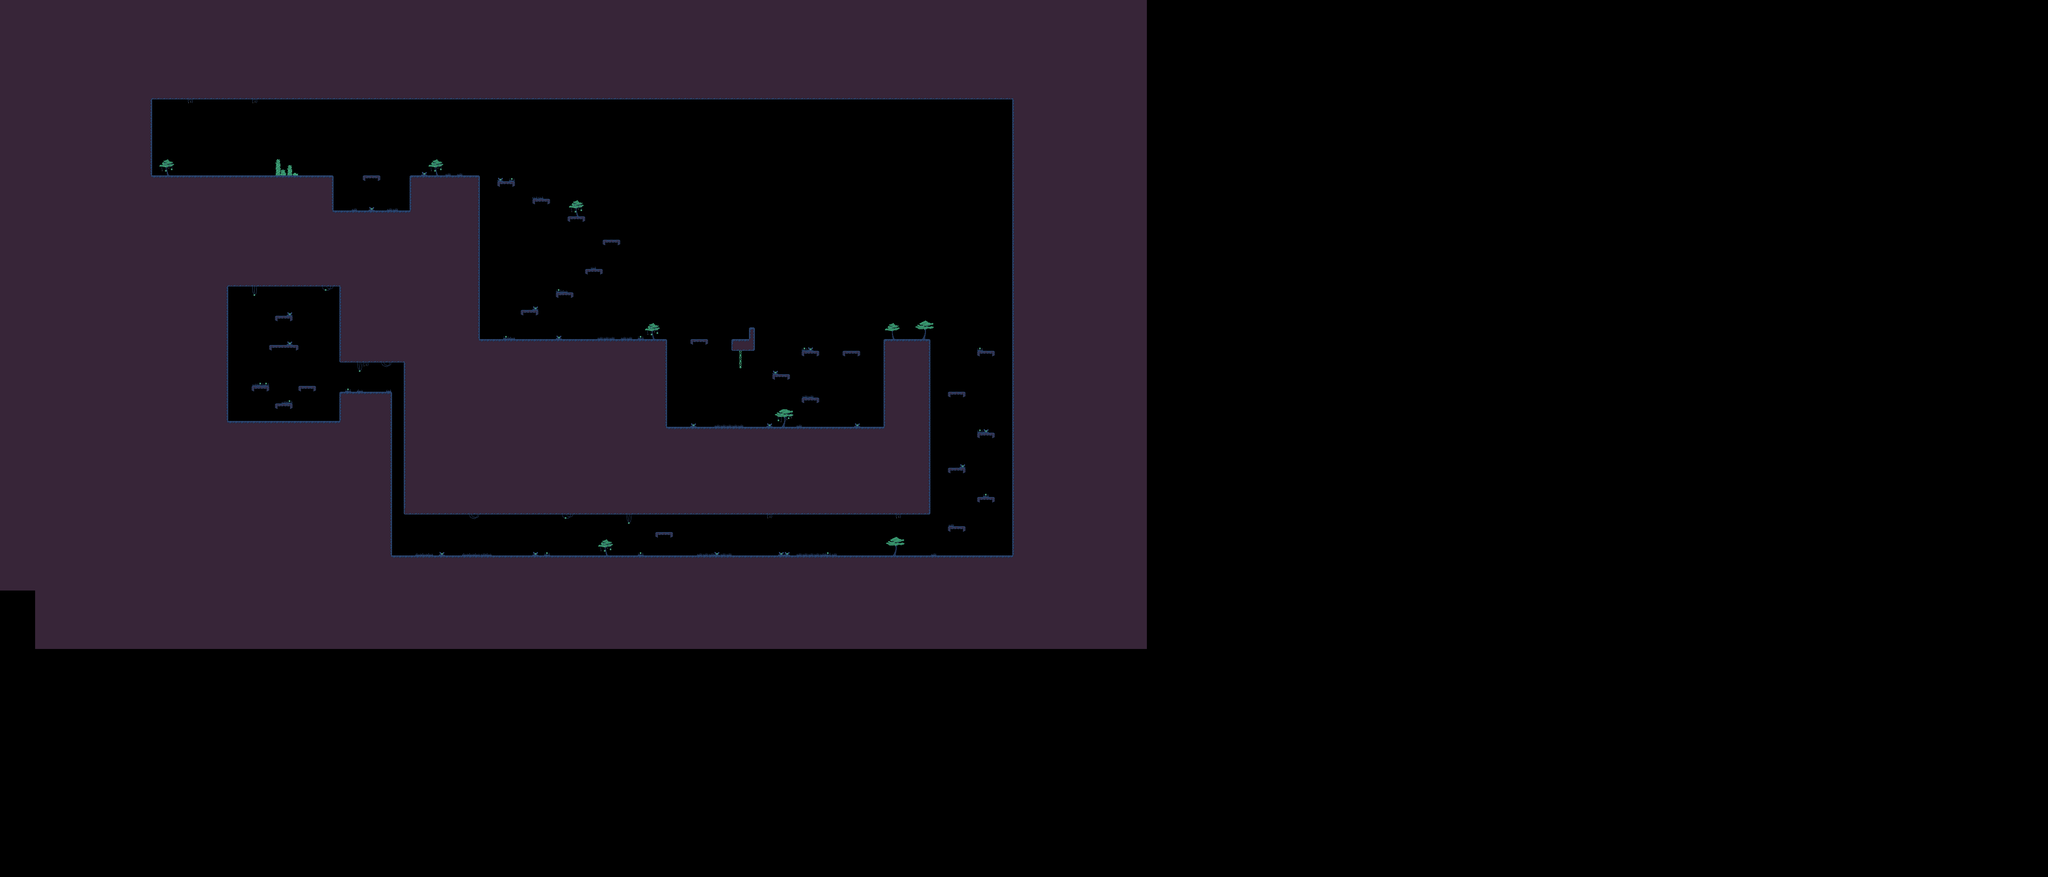

Below is a game level as drawn by its tile map, then a one-line description and the .tmx that defines it (tile-layer data replaced by summaries):
An orthogonal 350x150 tile map with 16x16 px tiles, 3 tile layers (No hitbox, Enviroment, Tile Layer 1), 4 tilesets and 87 objects (62x GXPEngine.Spike, 8x GXPEngine.Waypoint, 7x GXPEngine.Items, 6x GXPEngine.Enemy, 2x GXPEngine.Gate, ...).

<map version="1.5" tiledversion="1.7.2" orientation="orthogonal" renderorder="right-down" width="350" height="150" tilewidth="16" tileheight="16" infinite="0" nextlayerid="9" nextobjectid="89">
 <tileset firstgid="1" name="mellowautotiles" tilewidth="16" tileheight="16" tilecount="56" columns="8">
  <image source="../Terrain/mellowautotiles.png" width="128" height="112" />
 </tileset>
 <tileset firstgid="57" name="mellowplatformertileset" tilewidth="16" tileheight="16" tilecount="128" columns="16">
  <image source="../Terrain/mellowplatformertileset.png" width="256" height="128" />
 </tileset>
 <tileset firstgid="185" name="pushableObjects" tilewidth="16" tileheight="16" tilecount="120" columns="15">
  <image source="../Terrain/pushableObjects.png" width="240" height="128" />
 </tileset>
 <tileset firstgid="305" name="Alian Tree" tilewidth="64" tileheight="64" tilecount="1" columns="1">
  <image source="../Terrain/Alian Tree.png" width="64" height="64" />
 </tileset>
 <objectgroup id="4" name="Portal">
  <object id="49" type="GXPEngine.Gate" x="992" y="1040" width="32" height="32" />
  <object id="88" type="GXPEngine.Gate" x="2464" y="896" width="32" height="32" />
 </objectgroup>
 <objectgroup id="5" name="Player &amp; Enemies">
  <object id="1" type="GXPEngine.Player" x="516" y="436" width="15" height="32" />
 </objectgroup>
 <objectgroup id="6" name="Items">
  <object id="22" type="GXPEngine.Items" x="1664" y="640" width="16" height="16">
   <properties>
    <property name="ItemNumber" type="int" value="21" />
   </properties>
  </object>
  <object id="23" type="GXPEngine.Items" x="2048" y="880" width="16" height="16">
   <properties>
    <property name="ItemNumber" type="int" value="23" />
   </properties>
  </object>
  <object id="24" type="GXPEngine.Items" x="767" y="906" width="16" height="16">
   <properties>
    <property name="ItemNumber" type="int" value="19" />
   </properties>
  </object>
  <object id="80" type="GXPEngine.Items" x="1808" y="1440" width="16" height="16">
   <properties>
    <property name="ItemNumber" type="int" value="28" />
   </properties>
  </object>
  <object id="85" type="GXPEngine.Items" x="832" y="1040" width="16" height="16">
   <properties>
    <property name="ItemNumber" type="int" value="11" />
   </properties>
  </object>
  <object id="86" type="GXPEngine.Items" x="1360" y="912" width="16" height="16">
   <properties>
    <property name="ItemNumber" type="int" value="8" />
   </properties>
  </object>
  <object id="87" type="GXPEngine.Items" x="1600" y="1504" width="16" height="16">
   <properties>
    <property name="ItemNumber" type="int" value="12" />
   </properties>
  </object>
 </objectgroup>
 <layer id="2" name="No hitbox" width="350" height="150">
  <data>[52500 cells, 14246 non-empty, 8 distinct tile ids]</data>
 </layer>
 <layer id="3" name="Enviroment" width="350" height="150">
  <data>[52500 cells, 213 non-empty, 68 distinct tile ids]</data>
 </layer>
 <layer id="1" name="Tile Layer 1" width="350" height="150">
  <data>[52500 cells, 749 non-empty, 14 distinct tile ids]</data>
 </layer>
 <objectgroup id="7" name="Spikes">
  <object id="7" type="GXPEngine.Spike" gid="90" x="1424" y="928" width="16" height="16" />
  <object id="8" type="GXPEngine.Spike" gid="90" x="1440" y="928" width="16" height="16" />
  <object id="9" type="GXPEngine.Spike" gid="90" x="1456" y="928" width="16" height="16" />
  <object id="13" type="GXPEngine.Spike" gid="90" x="2048" y="912" width="16" height="16" rotation="270" />
  <object id="14" type="GXPEngine.Spike" gid="90" x="2048" y="928" width="16" height="16" rotation="270" />
  <object id="18" type="GXPEngine.Spike" gid="90" x="2416" y="1152" width="16" height="16" rotation="270" />
  <object id="19" type="GXPEngine.Spike" gid="90" x="2416" y="1168" width="16" height="16" rotation="270" />
  <object id="20" type="GXPEngine.Spike" gid="90" x="1824" y="1136" width="16" height="16" rotation="90" />
  <object id="21" type="GXPEngine.Spike" gid="90" x="1824" y="1152" width="16" height="16" rotation="90" />
  <object id="25" type="GXPEngine.Spike" gid="90" x="624" y="784" width="16" height="16" rotation="90" />
  <object id="26" type="GXPEngine.Spike" gid="90" x="624" y="800" width="16" height="16" rotation="90" />
  <object id="27" type="GXPEngine.Spike" gid="90" x="624" y="816" width="16" height="16" rotation="90" />
  <object id="28" type="GXPEngine.Spike" gid="90" x="624" y="832" width="16" height="16" rotation="90" />
  <object id="29" type="GXPEngine.Spike" gid="90" x="624" y="848" width="16" height="16" rotation="90" />
  <object id="30" type="GXPEngine.Spike" gid="90" x="624" y="864" width="16" height="16" rotation="90" />
  <object id="31" type="GXPEngine.Spike" gid="90" x="624" y="880" width="16" height="16" rotation="90" />
  <object id="32" type="GXPEngine.Spike" gid="90" x="624" y="896" width="16" height="16" rotation="90" />
  <object id="33" type="GXPEngine.Spike" gid="90" x="624" y="912" width="16" height="16" rotation="90" />
  <object id="34" type="GXPEngine.Spike" gid="90" x="624" y="928" width="16" height="16" rotation="90" />
  <object id="35" type="GXPEngine.Spike" gid="90" x="624" y="944" width="16" height="16" rotation="90" />
  <object id="36" type="GXPEngine.Spike" gid="90" x="624" y="960" width="16" height="16" rotation="90" />
  <object id="37" type="GXPEngine.Spike" gid="90" x="928" y="800" width="16" height="16" rotation="270" />
  <object id="38" type="GXPEngine.Spike" gid="90" x="928" y="816" width="16" height="16" rotation="270" />
  <object id="39" type="GXPEngine.Spike" gid="90" x="928" y="832" width="16" height="16" rotation="270" />
  <object id="40" type="GXPEngine.Spike" gid="90" x="928" y="848" width="16" height="16" rotation="270" />
  <object id="41" type="GXPEngine.Spike" gid="90" x="928" y="864" width="16" height="16" rotation="270" />
  <object id="42" type="GXPEngine.Spike" gid="90" x="928" y="880" width="16" height="16" rotation="270" />
  <object id="43" type="GXPEngine.Spike" gid="90" x="928" y="896" width="16" height="16" rotation="270" />
  <object id="44" type="GXPEngine.Spike" gid="90" x="928" y="912" width="16" height="16" rotation="270" />
  <object id="45" type="GXPEngine.Spike" gid="90" x="928" y="928" width="16" height="16" rotation="270" />
  <object id="46" type="GXPEngine.Spike" gid="90" x="928" y="944" width="16" height="16" rotation="270" />
  <object id="47" type="GXPEngine.Spike" gid="90" x="928" y="976" width="16" height="16" rotation="270" />
  <object id="48" type="GXPEngine.Spike" gid="90" x="928" y="960" width="16" height="16" rotation="270" />
  <object id="50" type="GXPEngine.Spike" gid="90" x="928" y="992" width="16" height="16" rotation="270" />
  <object id="51" type="GXPEngine.Spike" gid="90" x="624" y="976" width="16" height="16" rotation="90" />
  <object id="52" type="GXPEngine.Spike" gid="90" x="624" y="992" width="16" height="16" rotation="90" />
  <object id="53" type="GXPEngine.Spike" gid="90" x="624" y="1008" width="16" height="16" rotation="90" />
  <object id="54" type="GXPEngine.Spike" gid="90" x="624" y="1024" width="16" height="16" rotation="90" />
  <object id="55" type="GXPEngine.Spike" gid="90" x="624" y="1040" width="16" height="16" rotation="90" />
  <object id="56" type="GXPEngine.Spike" gid="90" x="624" y="1056" width="16" height="16" rotation="90" />
  <object id="57" type="GXPEngine.Spike" gid="90" x="624" y="1072" width="16" height="16" rotation="90" />
  <object id="58" type="GXPEngine.Spike" gid="90" x="624" y="1088" width="16" height="16" rotation="90" />
  <object id="59" type="GXPEngine.Spike" gid="90" x="624" y="1104" width="16" height="16" rotation="90" />
  <object id="60" type="GXPEngine.Spike" gid="90" x="624" y="1152" width="16" height="16" />
  </objectgroup>
 <objectgroup id="8" name="Magic tree">
  <!-- 15 objects omitted --></objectgroup>
</map>
<!-- 33 of 87 objects omitted -->
